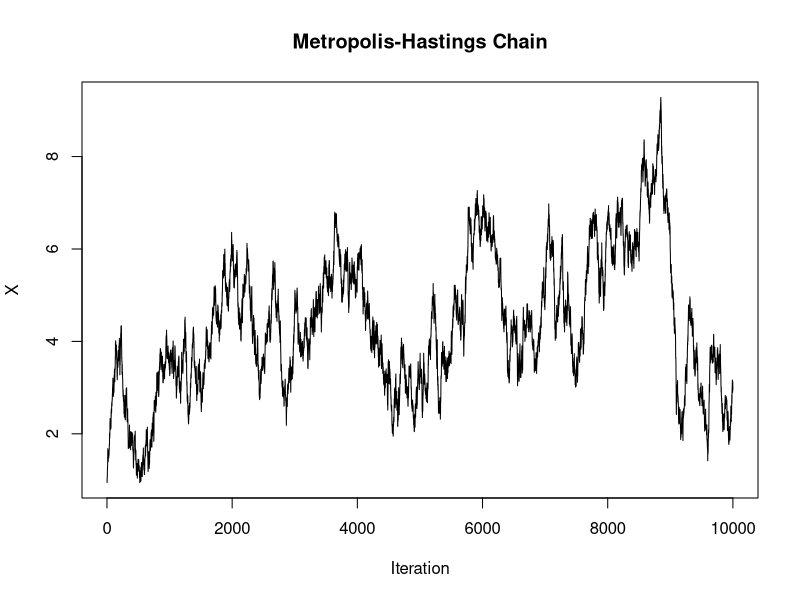
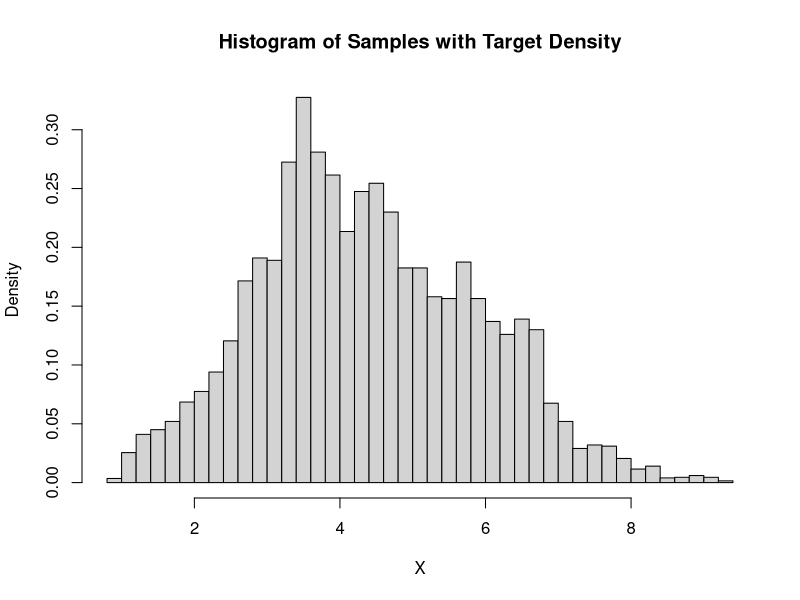
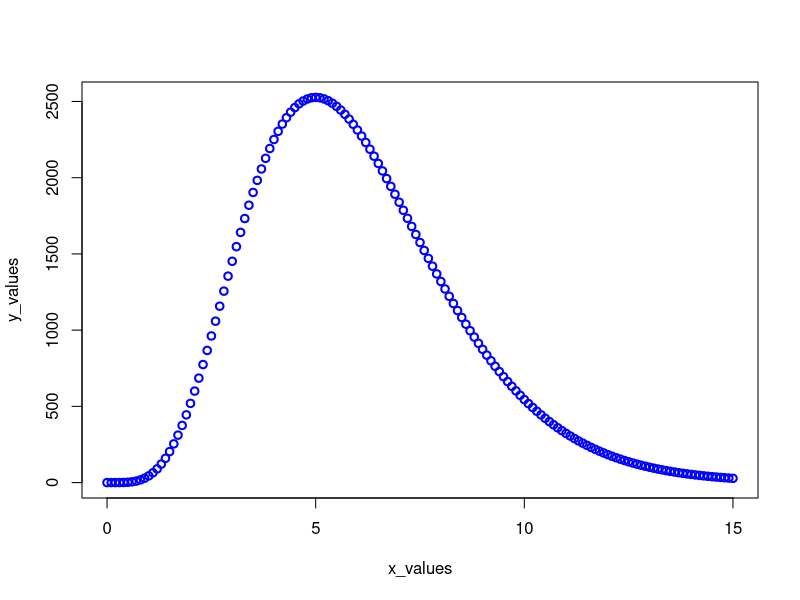
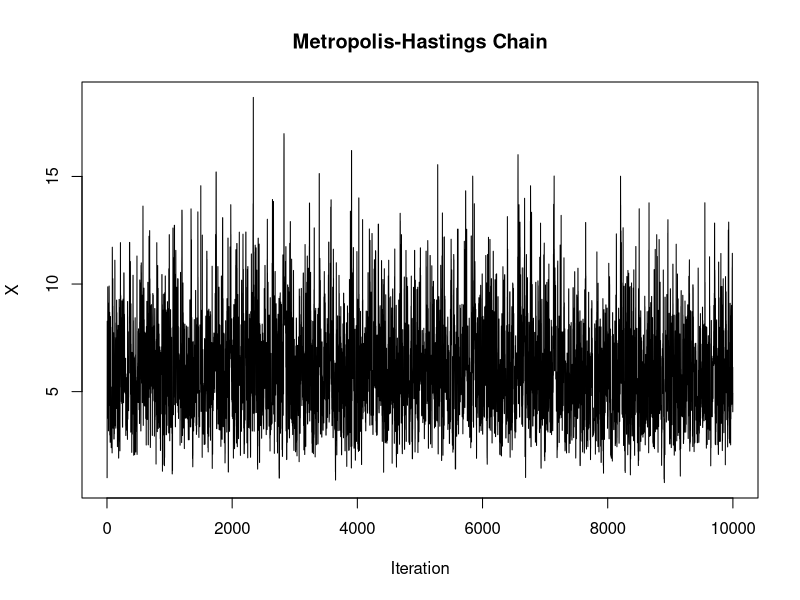
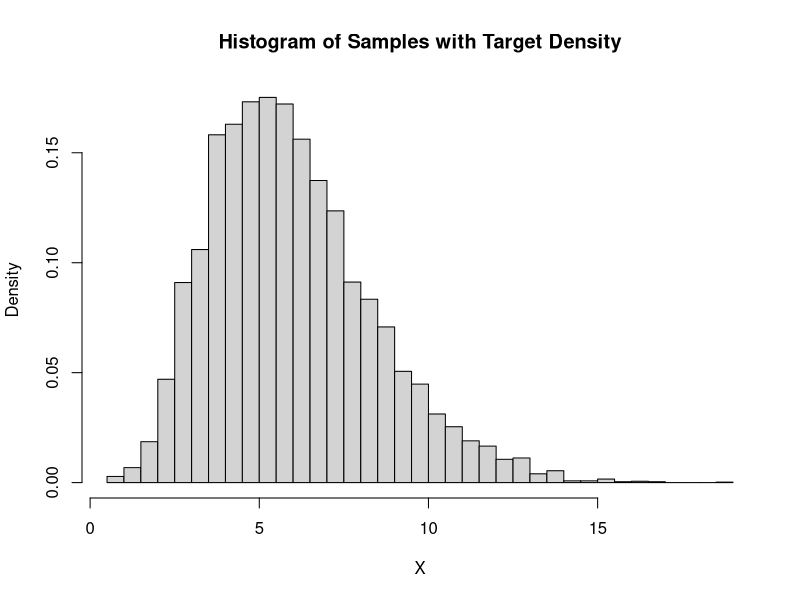
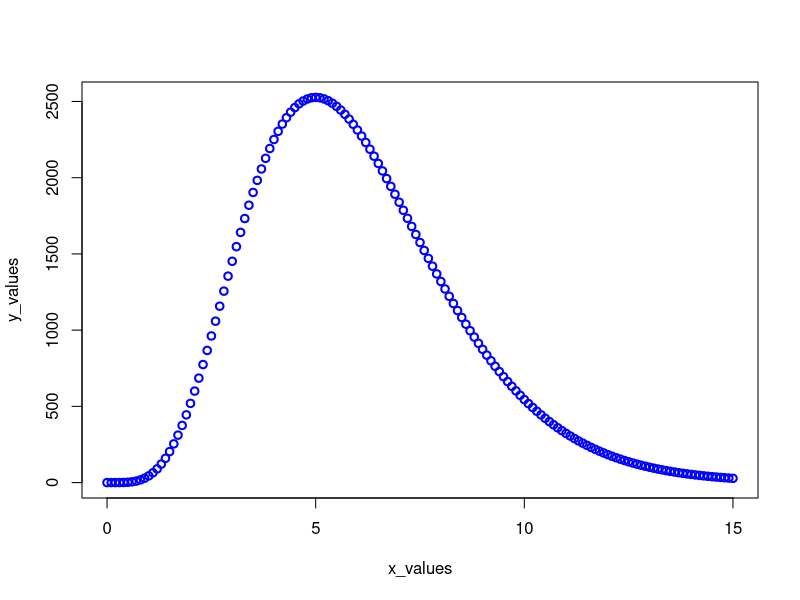
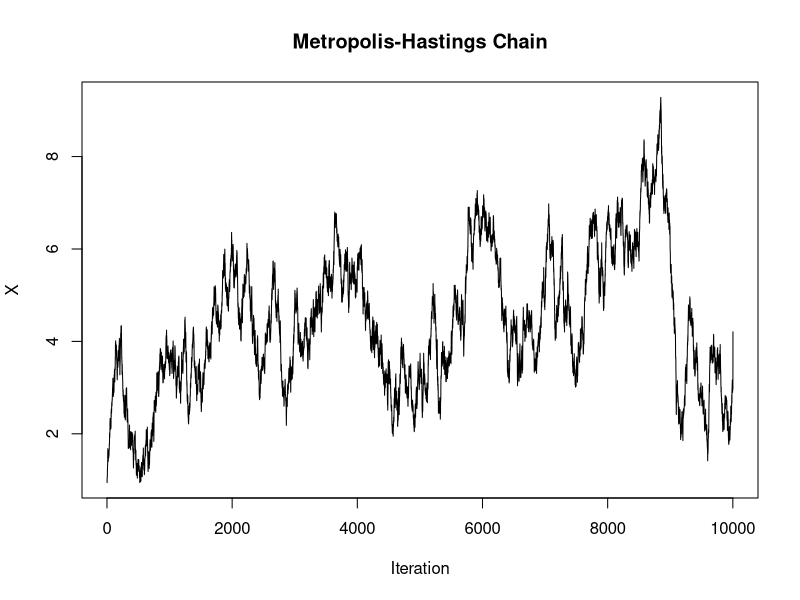
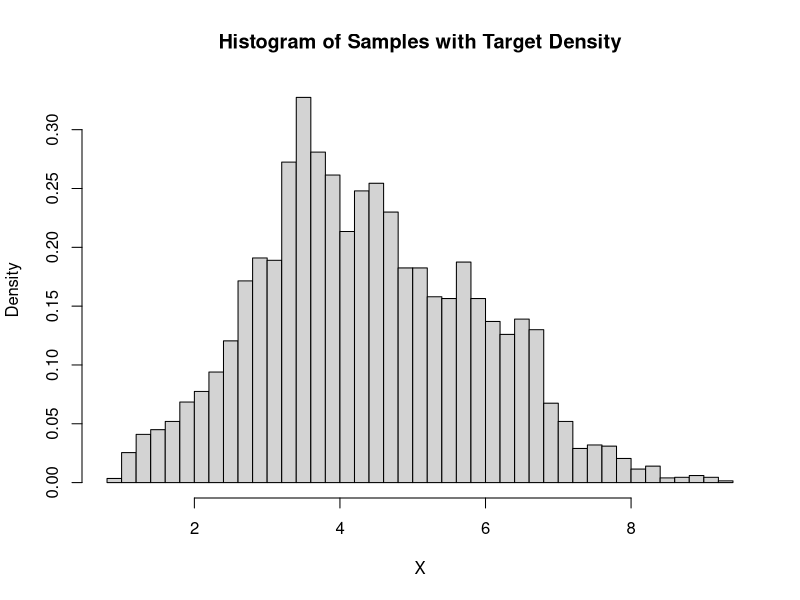

The R source for these figures, in order:
## ---- chunk 1
knitr::opts_chunk$set(echo = TRUE)
## ---- chunk 2
prop_dis <- function (xt) {
  return(rnorm(1, xt, 0.1))
}

f <- function(x)
{
  return(120 * x ^ 5 * exp(-x))
}


set.seed(123)
x      <- 1
chain  <- c(x)
acceptance_count <- 0

# generate first five values (change 5 to higher number for longer chain)
for (i in 1:10000)
{
  # generate first one sample from uniform distribution on circle with specific radius by rejection sampling:
  
  xcand <- prop_dis(x)        # candidate point
  # dnorm as the density of it
  R     <- f(xcand) * dnorm(x, mean = xcand, sd = 0.1) / 
    (f(x) * dnorm(xcand, mean = x, sd = 0.1))  # MH ratio
  
  ap    <- runif(1)
  if (ap < R) {
    x <- xcand
      acceptance_count <- acceptance_count + 1

  }
    
  chain <- rbind(chain, x)
}
head(chain,100)  # each row is one two-dimensional observation

plot(chain, type = "l", main = "Metropolis-Hastings Chain", xlab = "Iteration", ylab = "X")
# Plot histogram of the samples



## ---- chunk 3

# Plot the histogram of the samples
hist(chain, breaks = 50, main = "Histogram of Samples with Target Density", xlab = "X", probability = TRUE)

# Add the target density function
x_values <- seq(0, 15, by = 0.1)
y_values <- f(x_values)
plot(x_values, y_values, col = "blue", lwd = 2)


# Calculate acceptance rate
acceptance_rate <- acceptance_count / 10000
cat("Acceptance Rate:", acceptance_rate, "\n")

## ---- chunk 4

prop_dis2<- function (x,xt) {
  dchisq(x,df=floor(xt+1))
}

set.seed(123)
x      <- 1
chain2  <- c(x)
acceptance_count <- 0
for (i in 1:10000)
{
  # generate first one sample from uniform distribution on circle with specific radius by rejection sampling:
  
  xcand <- rchisq(1,floor(x+1))        # candidate point
  # dnorm as the density of it
  R     <- f(xcand) * prop_dis2(x,xcand)/ 
    (f(x) * prop_dis2(xcand,x))  # MH ratio
  
  ap    <- runif(1)
  if (ap < R) {
    x <- xcand
      acceptance_count <- acceptance_count + 1

  }
    chain2 <- rbind(chain2, x)

  }
head(chain2)  # each row is one two-dimensional observation

plot(chain2, type = "l", main = "Metropolis-Hastings Chain", xlab = "Iteration", ylab = "X")

# Plot the histogram of the samples
hist(chain2, breaks = 50, main = "Histogram of Samples with Target Density", xlab = "X", probability = TRUE)
plot(x_values, y_values, col = "blue", lwd = 2)
# Calculate acceptance rate
acceptance_rate <- acceptance_count / 10000
cat("Acceptance Rate:", acceptance_rate, "\n")
## ---- chunk 5
test_deviation = 5
prop_dis3 <- function (xt) {
  return(rnorm(1, xt, test_deviation))
}

f <- function(x)
{
  return(120 * x ^ 5 * exp(-x))
}


set.seed(123)
x      <- 1
chain3  <- c(x)
acceptance_count <- 0

# generate first five values (change 5 to higher number for longer chain)
for (i in 1:10000)
{
  # generate first one sample from uniform distribution on circle with specific radius by rejection sampling:
  
  xcand <- prop_dis3(x)        # candidate point
  # dnorm as the density of it
  R     <- f(xcand) * dnorm(x, mean = xcand, sd = test_deviation) / 
    (f(x) * dnorm(xcand, mean = x, sd = test_deviation))  # MH ratio
  
  ap    <- runif(1)
  if (ap < R) {
    x <- xcand
      acceptance_count <- acceptance_count + 1

  }
    
  chain3 <- rbind(chain, x)
}
head(chain3,10)  # each row is one two-dimensional observation

plot(chain3, type = "l", main = "Metropolis-Hastings Chain", xlab = "Iteration", ylab = "X")
# Plot histogram of the samples

# Plot the histogram of the samples
hist(chain3, breaks = 50, main = "Histogram of Samples with Target Density", xlab = "X", probability = TRUE)

# Add the target density function
x_values <- seq(0, 15, by = 0.1)
y_values <- f(x_values)
plot(x_values, y_values, col = "blue", lwd = 2)


# Calculate acceptance rate
acceptance_rate <- acceptance_count / 10000
cat("Acceptance Rate:", acceptance_rate, "\n")

## ---- chunk 6
estimate_expectation <- function(chain) {
  product <- chain * sapply(chain, f)
  
  E_X_estimate <- mean(product)
  return(E_X_estimate)
}
chian1_exp <- estimate_expectation(chain)
chian2_exp <- estimate_expectation(chain2)
chian3_exp <- estimate_expectation(chain3)

cat("E(X) for Chain 1: ", chian1_exp, "\n")
cat("E(X) for Chain 2: ", chian2_exp, "\n")
cat("E(X) for Chain 3: ", chian3_exp, "\n")
## ---- chunk 7
chian1_var <-var(chain)
chian2_var <- var(chain2)
chian3_var <- var(chain3)


# Compute alpha and beta for each chain
beta1 <- chian1_exp / chian1_var
alpha1 <- chian1_exp * beta1

beta2 <- chian2_exp / chian2_var
alpha2 <- chian2_exp * beta2

beta3 <- chian3_exp / chian3_var
alpha3 <- chian3_exp * beta3

# Print results
cat("Chain 1: alpha =", alpha1, ", beta =", beta1, "\n")
cat("Chain 2: alpha =", alpha2, ", beta =", beta2, "\n")
cat("Chain 3: alpha =", alpha3, ", beta =", beta3, "\n")
## ---- chunk 8
w  <- 1.999
xv <- seq(-1, 1, by=0.01) * 1/sqrt(1-w^2/4)  # a range of x1-values, where the term below the root is non-negative (compare Lecture 4)
plot(xv, xv, type="n", xlab=expression(x[1]), ylab=expression(x[2]), las=1)
# ellipse
lines(xv, -(w/2)*xv-sqrt(1-(1-w^2/4)*xv^2), lwd=2, col=8)
lines(xv, -(w/2)*xv+sqrt(1-(1-w^2/4)*xv^2), lwd=2, col=8)

## ---- chunk 9
get_limits <- function(fixed_val, w, var) {
  a <- 1
  b <- w * fixed_val
  c_val <- fixed_val^2 - 1
  discriminant <- b^2 - 4 * a * c_val
  if (discriminant < 0) return(c(NA, NA))
  sqrt_d <- sqrt(discriminant)
  lower <- (-b - sqrt_d) / (2 * a)
  upper <- (-b + sqrt_d) / (2 * a)
  return(c(lower, upper))

}

gibbs_sample <- function(n, w) {
  samples <- matrix(0, nrow = n, ncol = 2)
  x1 <- 0
  x2 <- 0
  for (i in 1:n) {
    #browser()
    # fix X2 and update X1 | X2
    limits_x1 <- get_limits(x2, w, "x1")
    if (any(is.na(limits_x1))) break
    #sample between the lower and upper limits
    x1 <- runif(1, limits_x1[1], limits_x1[2])
    # fix X2 and update X2 | X1
    limits_x2 <- get_limits(x1, w, "x2")
    if (any(is.na(limits_x2))) break
    x2 <- runif(1, limits_x2[1], limits_x2[2])
    samples[i, ] <- c(x1, x2)
  }
  return(samples)
}
set.seed(123)
samples <- gibbs_sample(1000, 1.999)
plot(samples, pch = 20, col = rgb(0, 0, 1, 0.3), main = "Gibbs Samples")

prob <- mean(samples[,1] > 0)
cat("Estimated P(X1 > 0):", prob)

## ---- chunk 10


gibbs_sample_transformed = function(n,w) {
  samples_u = matrix(0, nrow = n, ncol = 2)
  u1 <- 0
  u2 <- 0
  for (i in 1:n) {
    # fix U2 and update U1 | U2
    u2_current <- u2
    u1_min <- -sqrt((4 - 3.999 * u2_current^2) / 0.001)
    u1_max <- sqrt((4 - 3.999 * u2_current^2) / 0.001)
    u1 <- runif(1, u1_min, u1_max)
    # fix U1 and update U2 | U1
    u1_current <- u1
    u2_min <- -sqrt((4 - 0.001 * u1_current^2) / 3.999)
    u2_max <- sqrt((4 - 0.001 * u1_current^2) / 3.999)
    u2 <- runif(1, u2_min, u2_max)
    samples_u[i, ] <- c(u1, u2)
  }
  return(samples_u)
}

samples_u <- gibbs_sample_transformed(1000, 1.999)
#browser()
samples_x_transformed <- cbind(
  (samples_u[,1] + samples_u[,2]) / 2,
  (samples_u[,2] - samples_u[,1]) / 2
)
plot(samples_x_transformed, pch = 20, col = rgb(0, 0, 1, 0.3), main = "Gibbs Samples")

prob_u <- mean(samples_x_transformed[,1] > 0)
cat("Transformed P(X1 > 0):", prob_u) 
  
